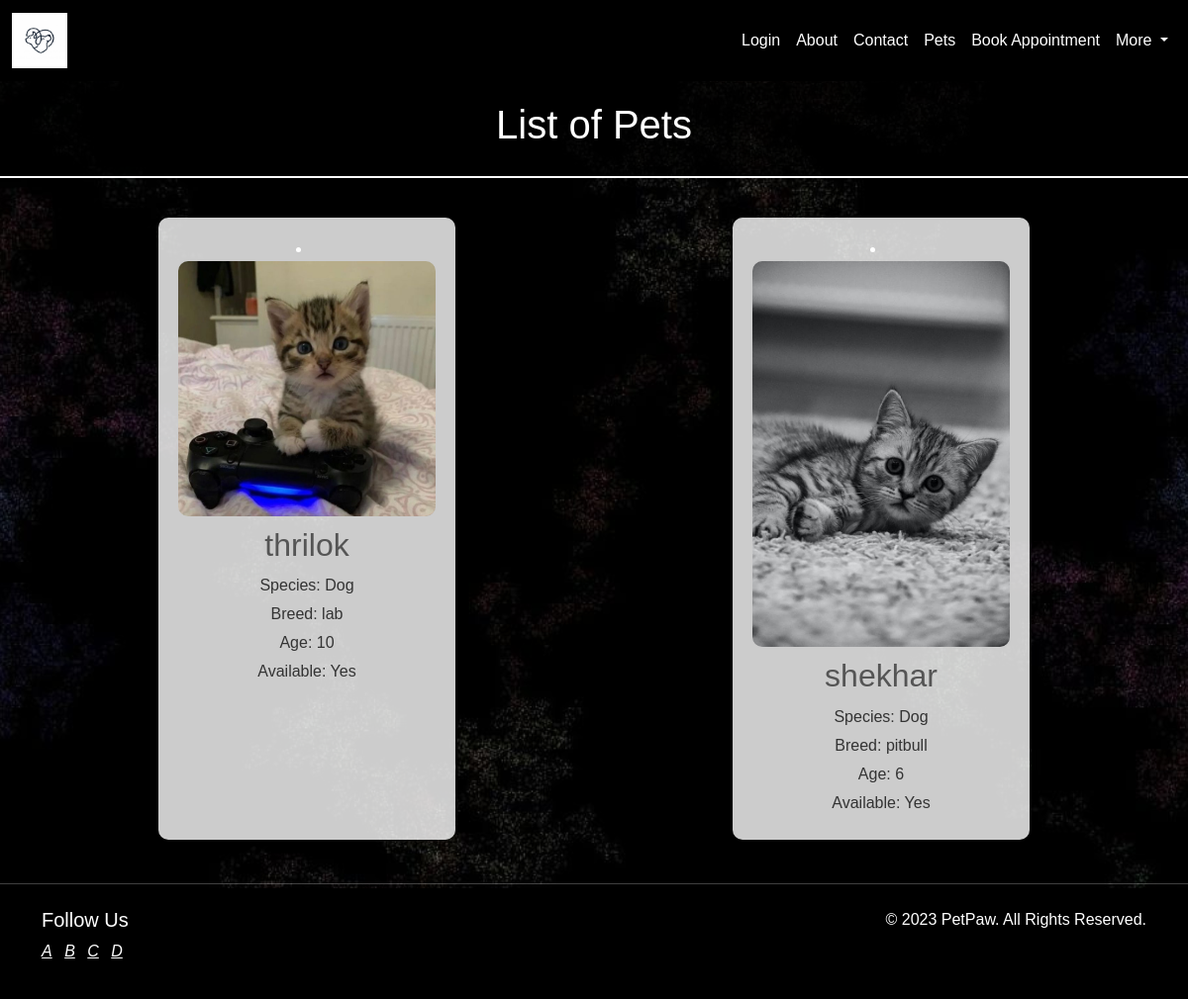
The app's page /pets/, older data.
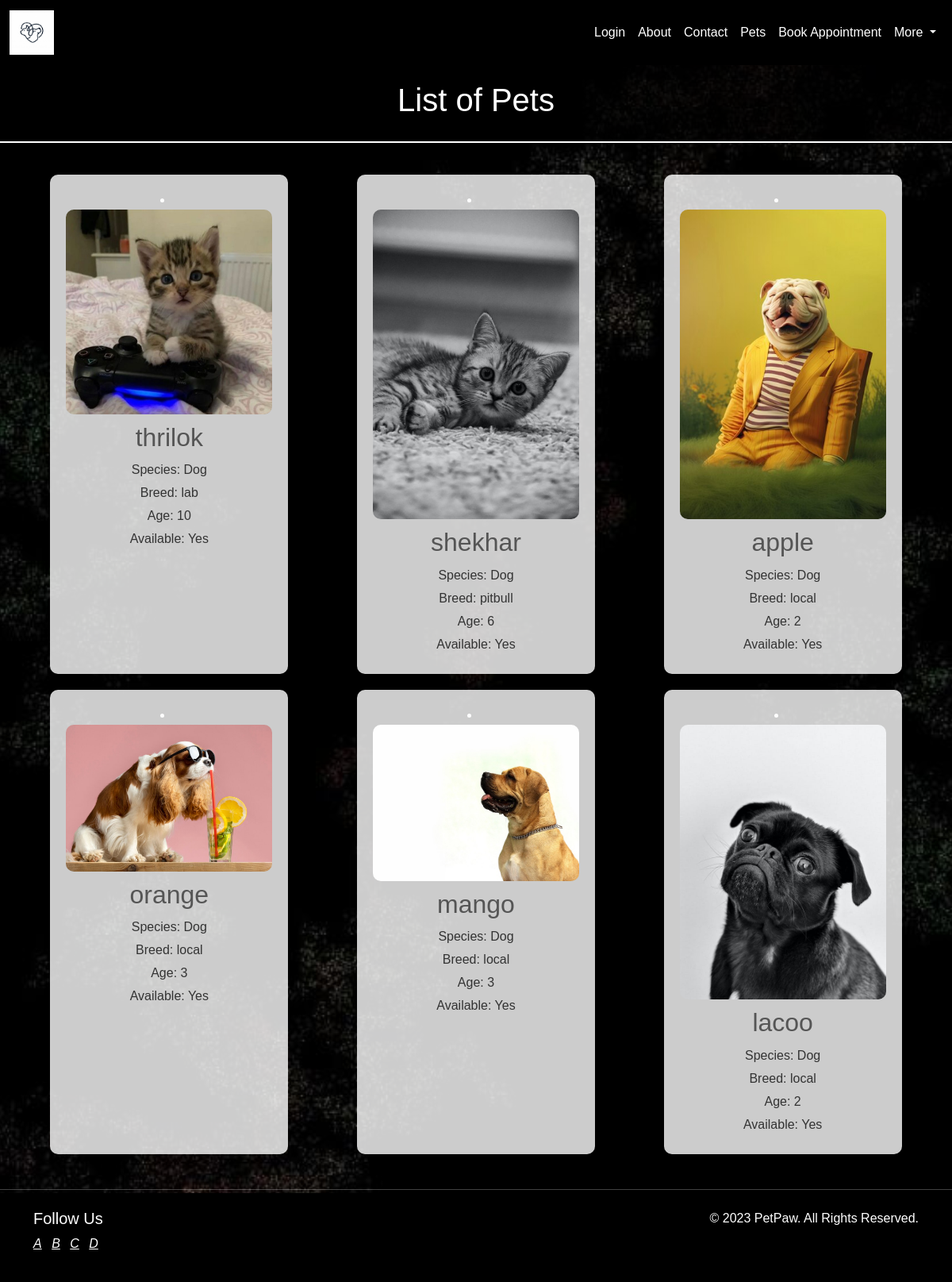
The same page, newer data.
### pets/models.py (models this page shows, shortened)
class Pet(models.Model):
    SPECIES_CHOICES = (
        ('Dog', 'Dog'),
        ('Cat', 'Cat'),
        ('Other', 'Other'),
    )
    name = models.CharField(max_length=100)
    species = models.CharField(max_length=50, choices=SPECIES_CHOICES)
    breed = models.CharField(max_length=100)
    age = models.IntegerField()
    available = models.BooleanField(default=True)
    description = models.TextField(blank=True)
    image = models.ImageField(upload_to='pets/', blank=True)

### pets/views.py (the view)
# urls.py: path('pets/', views.pet_list, name='pet_list'),
def pet_list(request):
    pets = Pet.objects.all()
    return render(request, 'pet_list.html', {'pets': pets})

### templates/pet_list.html (shortened to what this page needs)
{% extends 'base.html' %}
{% load static %}
{% block content %}
</head>
<body>
    <header>
        <h1 style="color: rgb(255, 255, 255);">List of Pets</h1>
    </header>
    <main>
        {% for pet in pets %}
        <li class="lii">
            <a href="{% url 'pet_detail' pk=pet.pk %}"><img src="{{ pet.image.url }}"></a>
            <div class="pet-info">
                <h2>{{ pet.name }}</h2>
                <p>Species: {{ pet.species }}</p>
                <p>Breed: {{ pet.breed }}</p>
                <p>Age: {{ pet.age }}</p>
                <p>Available: {% if pet.available %}Yes{% else %}No{% endif %}</p>
            </div>
        </li>
        {% endfor %}
    </main>
{% endblock %}

### templates/base.html (shortened to what this page needs)
{% load static %}
<!DOCTYPE html>
<html lang="en">
<head>
    <link href="https://cdn.jsdelivr.net/npm/bootstrap@5.3.3/dist/css/bootstrap.min.css" rel="stylesheet">
</head>
<body>
    <nav class="navbar navbar-expand-lg navbar-light" style="background-color: #000000;">
      <div class="container-fluid">
          <a  class="navbar-brand" href="{% url 'homepage'%}">
            <img style="height: 9%; width: 9%;" src="{% static 'images/3.jpg' %}" alt="PetPaw Logo">
        </a>
           <div class="collapse navbar-collapse" id="navbarNavDropdown">
              <ul class="navbar-nav ms-auto">
                  <li class="nav-item">
                      <a class="nav-link" href="{% url 'user_login' %}" style="color: #ffffff;">Login</a>
                  </li>
                  <li class="nav-item">
                      <a class="nav-link" href="{% url 'about' %}" style="color: #ffffff;">About</a>
                  </li>
                  <li class="nav-item">
                      <a class="nav-link" href="{% url 'contact' %}" style="color: #ffffff;">Contact</a>
                  </li>
                  <li class="nav-item">
                      <a class="nav-link" href="{% url 'pet_list' %}" style="color: #ffffff;">Pets</a>
                  </li>
                  <li class="nav-item">
                      <a class="nav-link" href="{% url 'book_appointment' %}" style="color: #ffffff;">Book Appointment</a>
                  </li>
                  <li class="nav-item dropdown">
                    <a class="nav-link dropdown-toggle" href="#" id="navbarDropdownMenuLink" role="button"
                        data-bs-toggle="dropdown" aria-expanded="false" style="color: #ffffff;">
                        More
                    </a>
                </li>
              </ul>
          </div>
      </div>
  </nav>
    {% block content %}{% endblock %}
    <hr class="my-1">
<footer class="footer" style="background-color: #000000; color: #ffffff; padding: 20px 0;">
        <div class="container">
            <div class="row">
                <div class="col-md-6">
                    <h5>Follow Us</h5>
                    <ul class="list-inline">
                        <li class="list-inline-item"><a href="#" class="text-white"><i class="bi bi-facebook">A</i></a></li>
                        <li class="list-inline-item"><a href="#" class="text-white"><i class="bi bi-twitter">B</i></a></li>
                        <li class="list-inline-item"><a href="#" class="text-white"><i class="bi bi-instagram">C</i></a></li>
                        <li class="list-inline-item"><a href="#" class="text-white"><i class="bi bi-linkedin">D</i></a></li>
                    </ul>
                </div>
                <div class="col-md-6 text-md-end">
                    &copy; 2023 PetPaw. All Rights Reserved.
                </div>
            </div>
        </div>
    </footer>
</body>
</html>

### templates/base.html (style rules this page uses)
.navbar { background-color: #020d19; color: #ffffff; margin :0 ; }
.footer { margin :0 ; }

Row changes from the older to the newer data that the page shows:
added Pet: image (picture), name "apple", species "Dog", breed "local", age "2", available "Yes"
added Pet: image (picture), name "orange", species "Dog", breed "local", age "3", available "Yes"
added Pet: image (picture), name "mango", species "Dog", breed "local", age "3", available "Yes"
added Pet: image (picture), name "lacoo", species "Dog", breed "local", age "2", available "Yes"
